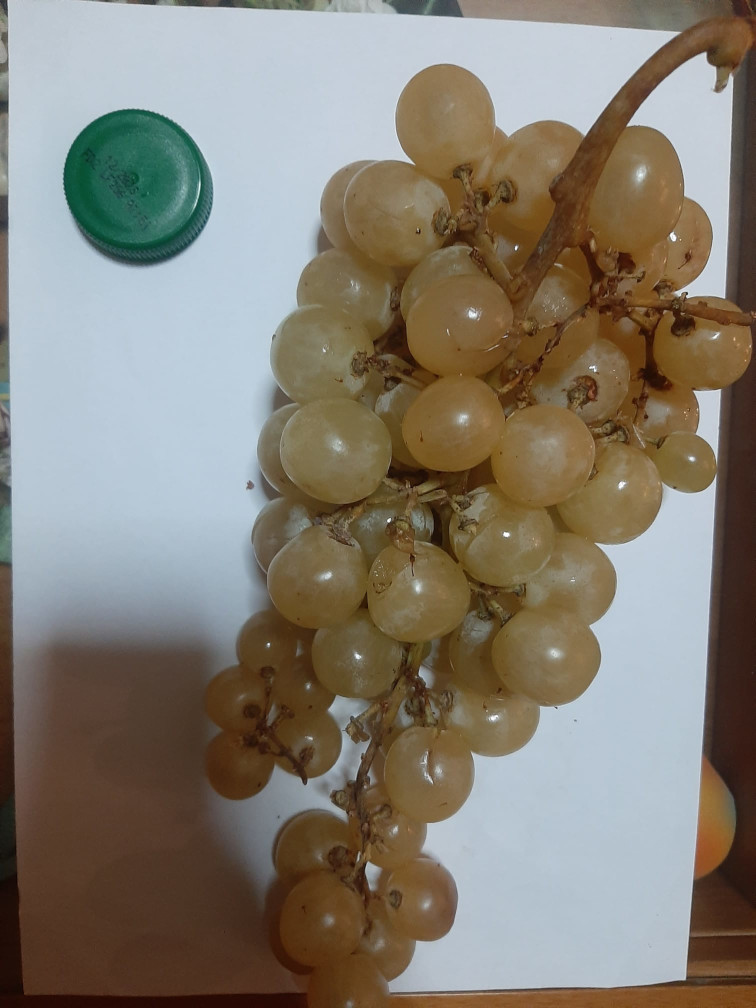
#> input picture dw.jpeg, 756 x 1008 px
$ python measurement_git.py ../dw.jpeg   (older library calls are emulated)
#> lines starting #> are read from the running program, lines starting #| are printed output that depends on the picture; after the words box and inside, x2 and y2 are one past the last pixel; in counts of white or black regions, pixels touching at a corner belong together; long printed decimals are rounded
#> in main, input_image is the input picture: shape (1008, 756, 3); mean B, G, R 114.3, 125.8, 132.6
### src/berrysizeestimator.py
from abc import ABC, abstractmethod
import cv2 as cv
import numpy as np
from imutils import perspective
from imutils import contours
from math import pi
from math import sqrt
import imutils
from scipy.spatial import distance as dist
import math


class BerrySizeEstimatorAbstractClass(ABC):
    """
        Abstract class for berry size estimator

    """

    def __init__(self, input_image):
        """
            Abstract class constructor

        Args:
            input_image (image): Input image
        """
        self.input_image = input_image

    # @abstractmethod
    # def back_ground_remover(self, to_remove):
    #     pass

    # [6 lines left out: function detect_referiment, not called in this run]


class BerrySizeEstimator(BerrySizeEstimatorAbstractClass):

    def __init__(self, input_image):
        """
            Class constructor

        Args:
            input_image (image): Input image
        """
        super().__init__(input_image)

    def normalized_to_img_coordinates_for_bbox(self, x_center, y_center, box_width, box_height):
        """Method that converts YOLO normalized coordinates  in array indexes

        Args:
            x_center (float): The bbox X normalized center coordinate
            y_center (float): The bbox Y normalized center coordinate
            box_width (float): The bbox normalized width
            box_height (float): The bbox normalized height

        Returns:
           tuple of int: (top lef, top right, bottom left, bottom right) bbox indices
        """
        input_width = self.input_image.shape[1]

        input_height = self.input_image.shape[0]

        x1 = (x_center-(box_width/2))*input_width
        x2 = (x_center+(box_width/2))*input_width
        y1 = (y_center-(box_height/2))*input_height
        y2 = (y_center+(box_height/2))*input_height
        width = box_width*input_width
        height = box_height*input_height
        tr = (int(x1+width), int(y1))
        bl = (int(x2-width), int(y2))
        tl = (int(x1), int(y1))
        br = (int(x2), int(y2))

        return (tl, tr, bl, br)

    # [20 lines left out: function bb_vertices_drawer, not called in this run]

    # def back_ground_remover(se_gf, to_remove):
    #     return remove(to_remove)

    def detect_referiment(self):
        """Method that detects referiment diameter measure in pixel

        Returns:
            float: detected referiment in pixel
        """
        img = cv.cvtColor(self.input_image, cv.COLOR_RGB2GRAY)
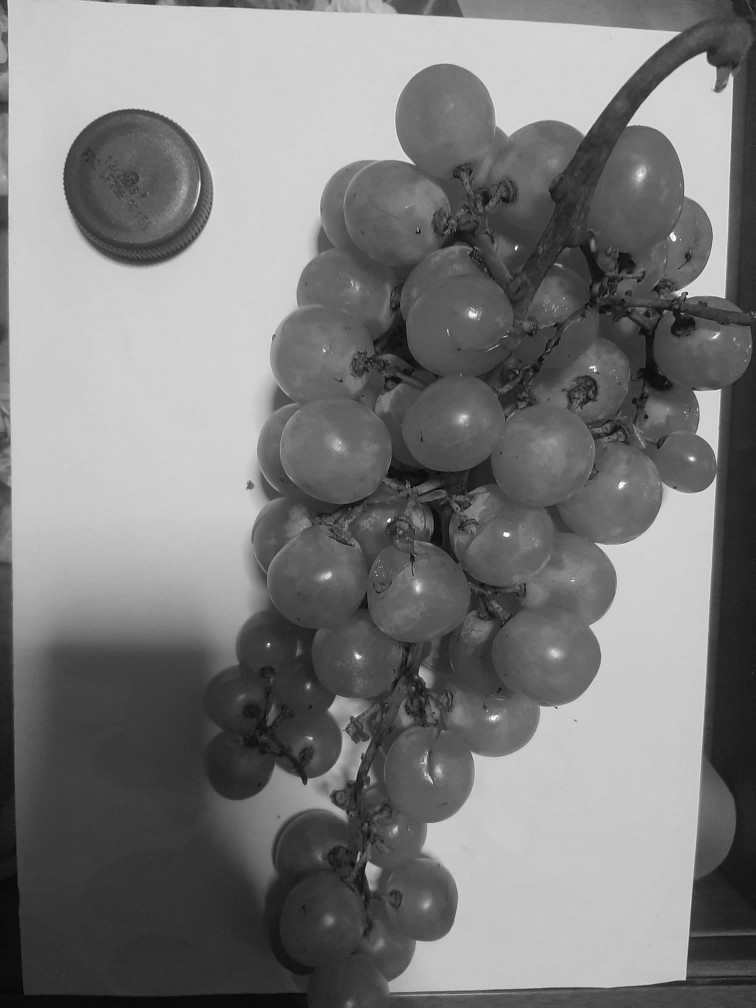
#> img: shape (1008, 756); min 3, max 255, mean 123.1
        img = cv.medianBlur(img, 5)
        (T, threshed_img) = cv.threshold(img, 127, 255,
                                         cv.THRESH_BINARY_INV | cv.THRESH_OTSU)  # OTSU
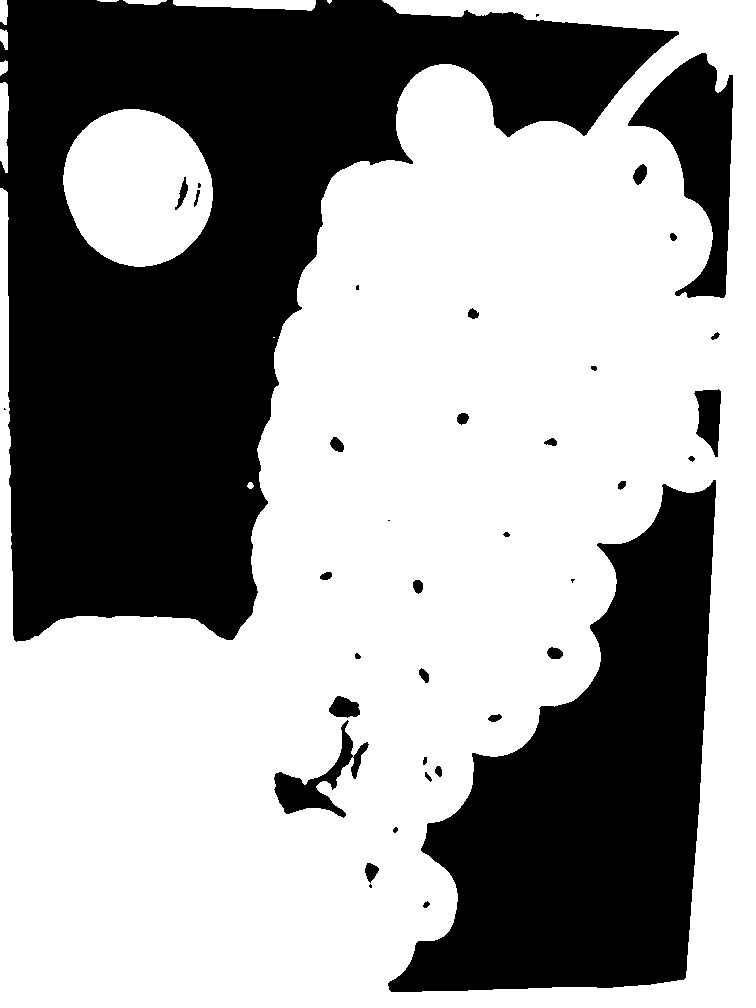
#> threshed_img: shape (1008, 756); 61.3% white; 38 black regions (7 under 20 px), largest, box (x1, y1, x2, y2) and area: (0, 0, 679, 642) 189412, (388, 480, 716, 992) 87957, (628, 53, 733, 298) 11249
#> T = 137

        circles = cv.HoughCircles(
            threshed_img, cv.HOUGH_GRADIENT, dp=2, minDist=50, param1=T, param2=100, minRadius=0, maxRadius=0)
#> circles = [[133, 191, 78]]

        if circles is not None:
            circles = np.uint16(np.around(circles))
            return 2*circles[0][0][2]

    def thresholded_canny(self, image):
        """Method for Canny edge detection with Otsu thresholding

        Args:
            image (image): input image

        Returns:
            image: Canned image  (edges)
        """
        T, threshed_img = cv.threshold(
            image, 127, 255, cv.THRESH_BINARY + cv.THRESH_OTSU)
        preprocessed_img = cv.Canny(threshed_img, T/2, T, L2gradient=True)
        return preprocessed_img

    def preprocessing(self, image):
        #preprocessed_img = self.back_ground_remover(image)
        preprocessed_img = cv.cvtColor(image, cv.COLOR_BGR2GRAY)
        preprocessed_img = cv.GaussianBlur(preprocessed_img, (5, 5), 0)

        return preprocessed_img

    def draw_hough_results(self, res, circle, pixels_per_metric):
        """Method that draws detected circles on the input image

        Args:
            res (image): image where circles are drawn
            circle (array): Circle array [x_center,y_center,radius]
            pixels_per_metric (float): Pixels per metric ratio
        """

        # draw the outer circle
        cv.circle(res, (circle[0], circle[1]), circle[2], (0, 255, 0), 2)
        # draw the center of the circle
        cv.circle(res, (circle[0], circle[1]), 2, (0, 0, 255), 3)
        diameter_cm = 2*circle[2] / pixels_per_metric

        ## UNCOMMENT TO DRAW PERIMETER RESULTS ON THE IMAGE ##

        # cv.putText(res, "{:.1f}cm".format(diameter_cm*pi),
        # (i[0],i[1]), cv.FONT_HERSHEY_SIMPLEX,
        # 0.40, (255, 255, 255), 2)
        #print("La circonferenza è: " + str(diameter_cm *pi))

    def detector_hough(self, image, dest, pixels_per_metric):
        """Method that detect grapes with Hough circle transform

        Args:
            image (image): Input image
            dest (image): Destination image
            pixels_per_metric (float): Pixels per metric ratio

        Returns:
            int: Return the first detected diameter in cm or -1 if no circles are detected
        """
        prepeocessed_img = self.preprocessing(image)
        T, threshinv = cv.threshold(
            prepeocessed_img, 127, 255, cv.THRESH_BINARY + cv.THRESH_OTSU)
        if (T == 0):
            print("Threshold not valid")
            return

        circles = cv.HoughCircles(threshinv, cv.HOUGH_GRADIENT, dp=2,
                                  minDist=50, param1=T, param2=30, minRadius=0, maxRadius=0)

        if (circles is not None):
            circles = np.uint16(np.around(circles))
            self.draw_hough_results(dest, circles[0][0], pixels_per_metric)
            return (circles[0][0][2] * 2)/pixels_per_metric
        else:
            return -1

    # [63 lines left out: functions midpoint, draw_results, not called in this run]

    def DetectorEllipses(self, cropped, image, pixels_per_metric):
        """Method that detect grapes with ellipses

        Args:
            cropped (image): Cropped original image (for calculation)
            image (image): destination image (for drawing)
            pixels_per_metric (float): Pixels per metric ratio

        Returns:
            tuple of int: Returns the two biggest axes (madxDimA,maxDimB) in cm or nothing if there's no valid contour
        """
        img_gray = cv.cvtColor(cropped, cv.COLOR_BGR2GRAY)
        img_gray = self.thresholded_canny(img_gray)
        cnts = cv.findContours(
            image=img_gray, mode=cv.RETR_EXTERNAL, method=cv.CHAIN_APPROX_SIMPLE)

        if (cnts == ((), None)):
            print("No valid contour found")
            return
        cnts = imutils.grab_contours(cnts)

        maxDimA = 0
        maxDimB = 0

        max_midpoint_tltr = 0
        max_midpoint_blbr = 0
        max_midpoint_tlbl = 0
        max_midpoint_trbr = 0
        max_box = 0

        for c in cnts:

            # if the contour is not sufficiently large, ignore it
            if cv.contourArea(c) < 1 or len(c) < 5:
                continue

            # compute the rotated bounding box of the contour

            ellipse = cv.fitEllipse(c)

            box = cv.BoxPoints(ellipse) if imutils.is_cv2(
            ) else cv.boxPoints(ellipse)
            box = np.array(box, dtype="int")

            # order the points in the contour such that they appear
            # in top-left, top-right, bottom-right, and bottom-left
            # order, then draw the outline of the rotated bounding
            # box

            box = perspective.order_points(box)

            (tl, tr, br, bl) = box

            (tltrX, tltrY) = self.midpoint(tl, tr)
            (blbrX, blbrY) = self.midpoint(bl, br)

            # compute the midpoint between the top-left and top-right points,
            # followed by the midpoint between the top-righ and bottom-right

            (tlblX, tlblY) = self.midpoint(tl, bl)
            (trbrX, trbrY) = self.midpoint(tr, br)
            # draw the midpoints on the image
            if (tltrX == tltrY or blbrX == blbrY or tlblX == tlblY or trbrX == trbrY):
                continue

            dA = dist.euclidean((tltrX, tltrY), (blbrX, blbrY))
            dB = dist.euclidean((tlblX, tlblY), (trbrX, trbrY))

            # if(dA >= image.shape[0]  or dB >= image.shape[1]):
            #     continue

            dimA = dA / pixels_per_metric
            dimB = dB / pixels_per_metric
            if (dimA > maxDimA and dimB > maxDimB):
                maxDimA = dimA
                maxDimB = dimB

                max_midpoint_tltr = (tltrX, tltrY)
                max_midpoint_blbr = (blbrX, blbrY)
                max_midpoint_tlbl = (tlblX, tlblY)
                max_midpoint_trbr = (trbrX, trbrY)
                max_box = box.copy()

            # cv.imshow("temp_contour", orig)
            # cv.waitKey(0)

        # draw the object sizes on the image

        if (type(max_box) != type(0)):  # Not a point

            self.draw_results(image, max_midpoint_tltr, max_midpoint_blbr,
                              max_midpoint_tlbl, max_midpoint_trbr, maxDimA, maxDimB, max_box)

            res = pi*(3*(maxDimA+maxDimB) -
                      math.sqrt((3*maxDimA+maxDimB)*(maxDimA+3*maxDimB)))

            return (maxDimA, maxDimB)

### src/measurement_git.py
import sys
import cv2 as cv
import numpy as np
from matplotlib import pyplot as plt
from PIL import Image as im
import glob
#from rembg import remove
import math
import berrysizeestimator as est
import os
ROOT_DIR = os.path.realpath(os.path.dirname(__file__))


def main():
    input_image = cv.imread(os.path.realpath(
        os.path.join(ROOT_DIR, '../dw.jpeg')), 1)
    hough_image = input_image.copy()
    ellipse_image = input_image.copy()
    # cv.imshow("input", input_image)
    # cv.waitKey(0)

    # costruttore dello stimatore

    estimator = est.BerrySizeEstimator(input_image)
    # Cerca il riferimento nell'immagine,
    # in questo caso uso la Hough transform
    # perché sto usando un oggetto circolare

    ref = estimator.detect_referiment()
#> ref = 156
    # apro il file con le coordinate della bbox
    index_line = 1
    accumulator = 0
    counter = 0
    min_error = 99
    max_error = 0
    print(ref)
#| 156
    pixel_per_metric = (ref)/4.0
#> pixel_per_metric = 39
    min_error_ellipse = 99
    max_error_ellipse = 0
    accumulator_ellipse = 0

    with open(os.path.realpath(os.path.join(ROOT_DIR, '../dw_circle.txt'))) as f:
#> (reads dw_circle.txt from the repository)
        line = f.readline()

        while (line != ''):
            print("Acino N°: " + str(index_line))
            # print(line)

            line = line.strip().split(" ")
            if (int(line[5]) == 0):

                #print("0 found")
                line = f.readline()
                index_line += 1

                continue

            # converto le coordinate
            tl, tr, bl, br = estimator.normalized_to_img_coordinates_for_bbox(
                float(line[1]), float(line[2]), float(line[3]), float(line[4]))

            # recupero la porzione di immagine selezionata dalla bbox
            cropped = input_image[tl[1]:bl[1], tl[0]:br[0], :].copy()

            # Per fini di test, applico lo stimatore con entrambi i test

            estimated_diameter = estimator.detector_hough(
                cropped, hough_image[tl[1]:bl[1], tl[0]:br[0], :], pixel_per_metric)
            if (estimated_diameter == -1):
                line = f.readline()
                index_line += 1
                #print("No valid circle")
                continue
            error = (float(line[6])/pixel_per_metric) - estimated_diameter
            if (error > max_error):
                max_error = error
            if (error < min_error):
                min_error = error
                # if(min_error<0):
                #     print("Negativo")

            accumulator += error
            counter += 1
            print("Diametro calcolato: " + str(estimated_diameter)+" cm")
            print("Diametro effettivo : " +
                  str(float(line[6])/pixel_per_metric) + " cm")

            line = f.readline()
            index_line += 1
#> this loop made 36 passes
#> (tl, tr, bl, br, T in detector_hough, circles in detector_hough, estimated_diameter) on pass 9: ((649, 294), (745, 294), (649, 395), (745, 395), 80, [[55, 49, 48]], 2.46)
#> (tl, tr, bl, br, T in detector_hough, circles in detector_hough, estimated_diameter) on passes 10, 19, 20, 29: ((651, 423), (718, 423), (651, 494), (718, 494), 150, [[37, 41, 29]], 1.49), ((302, 610), (411, 610), (302, 700), (411, 700), 72, [[51, 43, 47]], 2.41), ((392, 259), (517, 259), (392, 375), (517, 375), 78, [[69, 67, 55]], 2.82), ((259, 516), (374, 516), (259, 634), (374, 634), 92, [[79, 91, 82], [43, 55, 57], [93, 11, 10]], 4.21)
#> (printed output is left out)
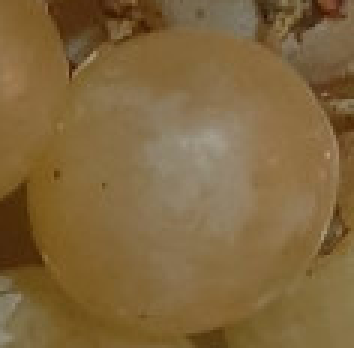
#> cropped: shape (116, 118, 3) (shown 3 times larger); mean B, G, R 61.4, 102.2, 128.4
#> after the loop, accumulator = -0.403; counter = 14; index_line = 37; max_error = 0.574; min_error = -1.89

    # print("Errore minimo: " + str(min_error) + " cm")
    # print("Errore massimo: " + str(max_error)+" cm")
    print("Errore medio: " + str(accumulator/counter) + " cm")
#| Errore medio: -0.02875 cm
    cv.imwrite(os.path.realpath(os.path.join(
        ROOT_DIR, '../resHough.jpg')), hough_image)
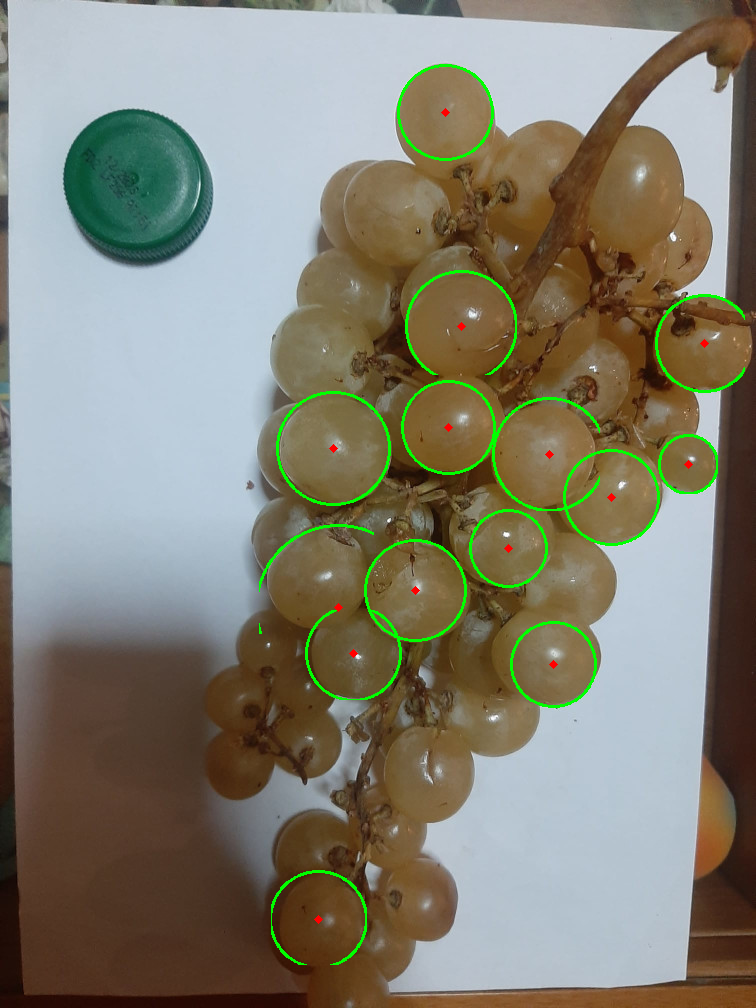
#> saved as resHough.jpg: shape (1008, 756, 3); mean B, G, R 113.3, 128, 131

    index_line = 1
    accumulator_dimA = 0
    accumulator_dimB = 0
    counter = 0
    min_error_ellipse = 99
    max_error_ellipse = 0
    accumulator_ellipse = 0
    with open(os.path.realpath(os.path.join(ROOT_DIR, '../dw_ellipse.txt'))) as f:
#> (reads dw_ellipse.txt from the repository)
        line = f.readline()

        while (line != ''):
            print("Acino N°: " + str(index_line))
            # print(line)

            line = line.strip().split(" ")
            if (int(line[5]) == 0):

                #print("0 found")
                line = f.readline()
                index_line += 1

                continue

            # converto le coordinate
            tl, tr, bl, br = estimator.normalized_to_img_coordinates_for_bbox(
                float(line[1]), float(line[2]), float(line[3]), float(line[4]))

            # recupero la porzione di immagine selezionata dalla bbox
            cropped = input_image[tl[1]:bl[1], tl[0]:br[0], :].copy()
            estimated_axes = estimator.DetectorEllipses(
                cropped, ellipse_image[tl[1]:bl[1], tl[0]:br[0], :], (ref)/4.0)

            print("DimA calcolata: " + str(estimated_axes[0])+" cm")
            print("DimA effettiva : " +
                  str(float(line[6])/pixel_per_metric) + " cm")
            print("DiB calcolata: " + str(estimated_axes[1])+" cm")
            print("DiamB effettiva : " +
                  str(float(line[7])/pixel_per_metric) + " cm")

            dimA_error = (float(line[6])/pixel_per_metric)-estimated_axes[0]
            dimB_error = (float(line[7])/pixel_per_metric)-estimated_axes[1]
            accumulator_dimA += dimA_error
            accumulator_dimB += dimB_error
            counter += 1

            line = f.readline()
            index_line += 1
#> this loop made 9 passes
#> (tl, tr, bl, br) on pass 9: ((649, 294), (745, 294), (649, 395), (745, 395))
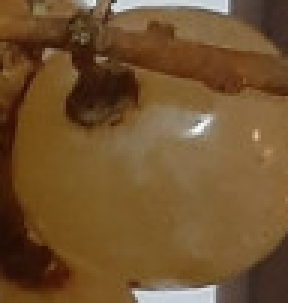
#> cropped: shape (101, 96, 3) (shown 3 times larger); mean B, G, R 46.9, 82.8, 113.6
#> after the loop, accumulator_dimA = 0; accumulator_dimB = 0; counter = 0; index_line = 9

    print("\nErrore medio dimA: " + str(accumulator_dimA/counter) + " cm")
    print("Errore medio dimB: " + str(accumulator_dimB/counter) + " cm")

    cv.imwrite(os.path.realpath(os.path.join(
        ROOT_DIR, '../resEllipse.jpg')), ellipse_image)


if __name__ == "__main__":
    # main(sys.argv[1:])
#> (the run stopped early here; a loop or call above may not have finished)
